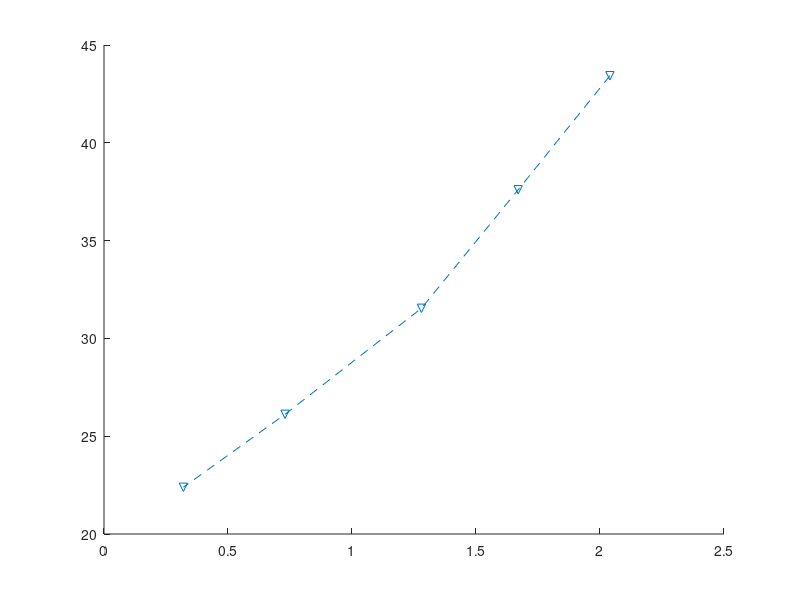

MATLAB code for this plot: (Note: this script raises an error after producing the figure.)

clc
clear all

%Image name: Building.jpg.%image size: 512*512. JPEG apporach,
%Q=Q1/10,Q1/8, Q1/5, Q1/4.5, Q1/4. 
bpp_jpeg=[2.04 1.67 1.28 0.73 0.32];

psnr_jpeg=[43.43 37.60 31.54 26.12 22.39];



%LQA_gray-scale after applying DCT with quantization, Q=8 %Image
%size=512*512. Quantum apporach name: modified ZSCNEQR 
%% Z, Y(:,2) 



PALQA=[2.51 2.19 1.69 0.94 0.84];

PSNR_PALQA=[48.53 42.53 36.76 31.16 30.56];

%bar(D_MZSCNEQR_8)
%xticklabels({'8-Q, 3-Q(X), 2-Q(Y)(Higher)','8-Q, 3-Q(X), 1-Q(Y)(Lower)','8-Q, 3-Q(X)','8-Q','1-Q(Y-middle)'});
%legend('PSNR=51.65(db)')

%bar(X1,Z1);
%xlabel('Required bits considering state preparation(MB)');
%ylabel('Required bpp');
%ylabel('PSNR(db)');

%%%%%Baboon%%NEQR, %%%% Condition= Y(:,2) 
%%Quantumtization=8, 16, 32, 70, 120;



Bpp_NZNEQR=[23.1691 16.6916 9.3031  1.6057];

PSNR_NZNEQR=[48.5140 42.2627 36.5843   31.1591];



plot(bpp_jpeg,psnr_jpeg,'--v',PALQA,PSNR_PALQA,'-D','MarkerSize', 4,'LineWidth',1.5) %gray

%plot(k3,l3,'-d', c1,d1,'--*',x6,y6, '--p' , i1,j1, '--p','MarkerSize',4,'LineWidth',1.5) %red
%plot(k4,l4,'-d', c2,d2,'--*',x7, y7, '--p' , i2,j2, '--p' ,'MarkerSize',4,'LineWidth',1.5)% green 
%plot(k5,l5,'-d', c3,d3,'--*',x8, y8, '--p' , i3,j3, '--p' ,'MarkerSize',4,'LineWidth',1.5) %blue

%xticklabels({8','16','32','64','128' });
%legend('8-Q, 3-Q(X), 2-Q(Y)(Higher)','8-Q, 3-Q(X), 1-Q(Y)(Lower)','8-Q, 3-Q(X)','8-Q','1-Q(Y-middle)');
%legend('SCMFRQI(Proposed)(Red)','DCTEFRQI(Red)',  'DCTNCQI(Red)', 'DCTINCQI(Red)')
%legend('SCMFRQI(Proposed)(Green)','DCTEFRQI(Green)',  'DCTNCQI(Green)', 'DCTINCQI(Green)')
%legend('SCMFRQI(Proposed)(Blue)','DCTEFRQI(Blue)',  'DCTNCQI(Blue)', 'DCTINCQI(Blue)')

%bar(X1,Z1);
xlabel('bpp');
ylabel('PSNR(db)');
%ylabel('PSNR(db)');
%bar(X1)
set(gca,'XLim', [0.3,2.6], 'XTick', 0.3:.1:2.6,...
'XTickLabel', 0.3:.1:2.6);
%grid on
set(gca,'YLim', [22,49], 'YTick', 22:1:49,...
'YTickLabel', 22:1:49);
grid on